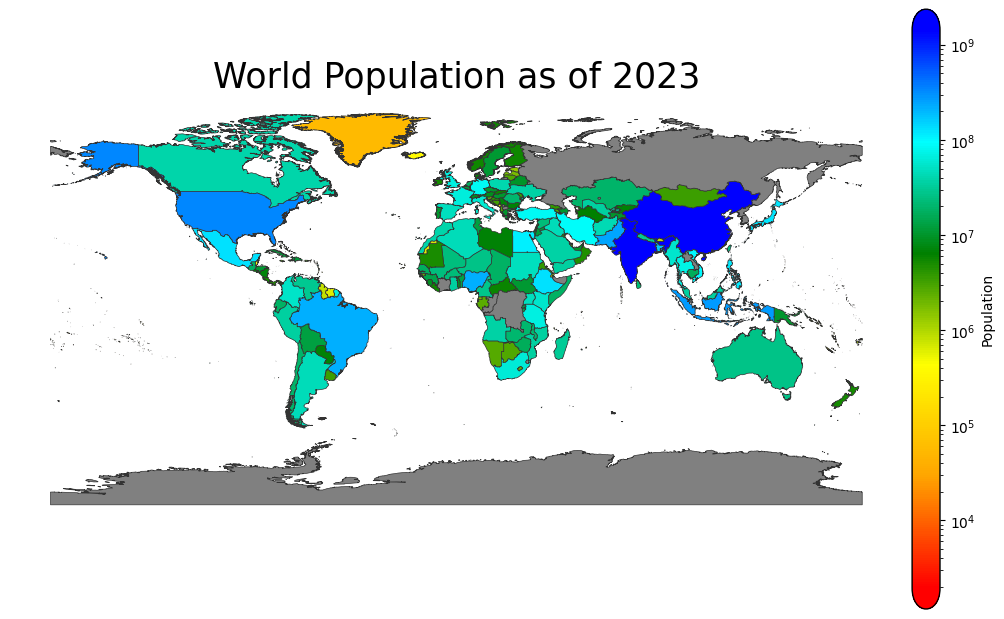

Python code for this plot:
# -*- coding: utf-8 -*-
"""world_pop_datarep.ipynb

Automatically generated by Colab.

Original file is located at
    https://colab.research.google.com/drive/1CWH158UwLdOj16FxH7vR5fI4zd9zDJrX
"""

import pandas as pd
import matplotlib.pyplot as plt
import matplotlib.cm as cm
from matplotlib.colors import LinearSegmentedColormap
from matplotlib import mlab
import matplotlib as mpl
import geopandas as gpd
import numpy as np
import matplotlib.path as mpath
import matplotlib.patches as patches

map = gpd.read_file('/content/copy_4.shp')
map.drop(columns=['featurecla', 'cartodb _2'], inplace=True)
map.rename(columns={'NAME_LONG': 'country'}, inplace=True)
map['country'] = map['country'].str.lower()
map.plot()

map.head()

df = pd.read_csv('/content/world_population_data.csv')
df['country'] = df['country'].str.lower()
df.head(15)

merge = map.merge(df, on='country', how = 'left')

merge.shape[0]

merge = merge.dropna(subset=['country'], how='all')
merge['2023 population'].min()

import numpy as np
import matplotlib.pyplot as plt
import matplotlib.path as mpath
import matplotlib.patches as patches
import matplotlib as mpl
from matplotlib.colors import LinearSegmentedColormap, LogNorm

# Sample data and preparation (assuming gdf, custom_cmap, norm are defined)
na_color = 'grey'
vmin = 1935.0
vmax = 1428627663.0

# Create a logarithmic normalization object
norm = LogNorm(vmin=vmin, vmax=vmax)

# Define a colormap with adjusted color stops for better distribution
custom_cmap = LinearSegmentedColormap.from_list(
    'custom_colormap',
    [(0, 'red'), (0.2, 'orange'), (0.4, 'yellow'), (0.6, 'green'), (0.8, 'cyan'), (1, 'blue')],
    N=256
)
custom_cmap.set_bad(na_color)

fig, ax = plt.subplots(1, figsize=(12, 12))
ax.set_title('World Population as of 2023', fontdict={'fontsize': 25, 'fontweight': 10, 'color': 'black'}, pad=0.01)

# Create the colorbar
orientation = "vertical"  # Change to "horizontal" if needed
colorbar_fraction = 0.03  # Adjust this value to change the length of the colorbar
cb = fig.colorbar(mpl.cm.ScalarMappable(norm=norm, cmap=custom_cmap), ax=ax, label='Population', orientation=orientation, fraction=colorbar_fraction, pad=0.01)
cb.outline.set_visible(False)

# Extend colorbar
bot = -0.05
top = 1.05

# Upper bound
xy_upper = np.array([[0, 1], [0, top], [1, top], [1, 1]])
if orientation == "horizontal":
    xy_upper = xy_upper[:, ::-1]

color = cb.cmap(cb.norm(vmax))
patch_upper = patches.PathPatch(
    mpath.Path(xy_upper, [mpath.Path.MOVETO, mpath.Path.CURVE4, mpath.Path.CURVE4, mpath.Path.CURVE4]),
    facecolor=color,
    linewidth=0,
    antialiased=False,
    transform=cb.ax.transAxes,
    clip_on=False,
)
cb.ax.add_patch(patch_upper)

# Lower bound
xy_lower = np.array([[0, 0], [0, bot], [1, bot], [1, 0]])
if orientation == "horizontal":
    xy_lower = xy_lower[:, ::-1]

color = cb.cmap(cb.norm(vmin))
patch_lower = patches.PathPatch(
    mpath.Path(xy_lower, [mpath.Path.MOVETO, mpath.Path.CURVE4, mpath.Path.CURVE4, mpath.Path.CURVE4]),
    facecolor=color,
    linewidth=0,
    antialiased=False,
    transform=cb.ax.transAxes,
    clip_on=False,
)
cb.ax.add_patch(patch_lower)

# Outline
xy_outline = np.array([[0, 0], [0, bot], [1, bot], [1, 0], [1, 1], [1, top], [0, top], [0, 1], [0, 0]])
if orientation == "horizontal":
    xy_outline = xy_outline[:, ::-1]

curve = [mpath.Path.MOVETO, mpath.Path.CURVE4, mpath.Path.CURVE4, mpath.Path.CURVE4, mpath.Path.LINETO,
         mpath.Path.CURVE4, mpath.Path.CURVE4, mpath.Path.CURVE4, mpath.Path.LINETO]
path = mpath.Path(xy_outline, curve, closed=True)

patch_outline = patches.PathPatch(
    path, facecolor="None", lw=1, transform=cb.ax.transAxes, clip_on=False
)
cb.ax.add_patch(patch_outline)
ax.axis('off')

# Plot the data (assuming merge is defined)
merge.plot(column='2023 population', cmap=custom_cmap, norm=norm, linewidth=0.5, ax=ax, edgecolor='0.2', legend=False, missing_kwds={'color': na_color}, label='Population')

plt.show()
